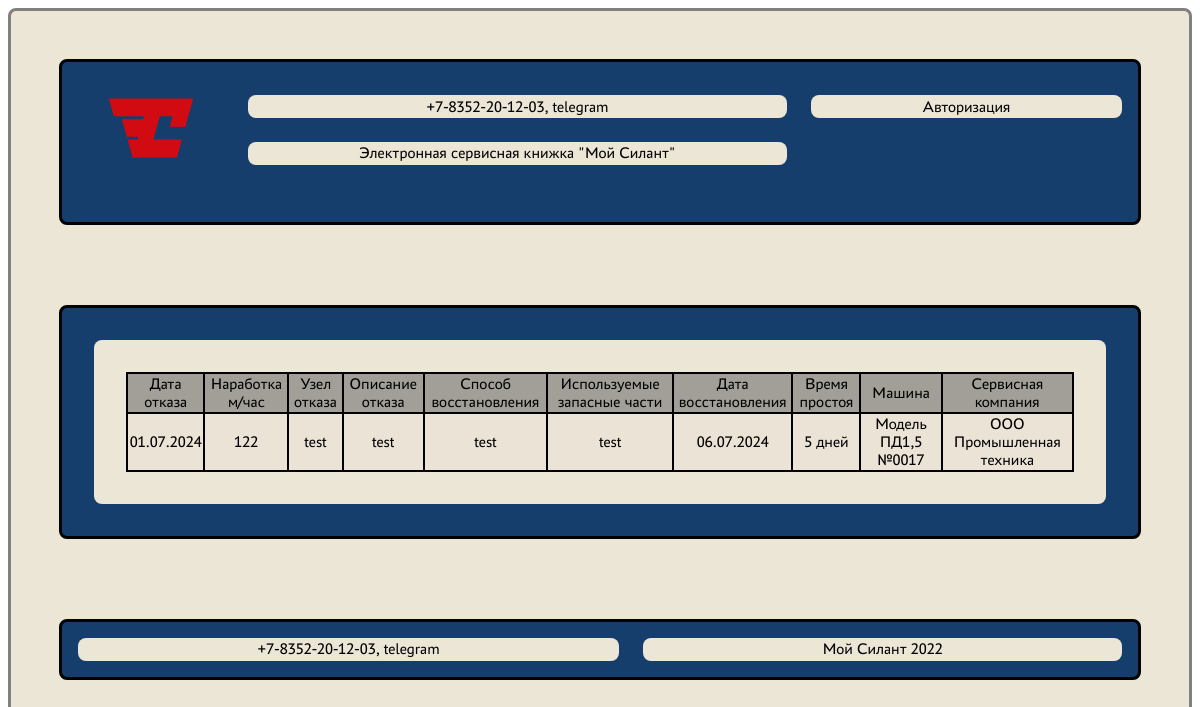
/reclamations/3, run on the app's committed database.
### loader_service/models.py (models this page shows, shortened)
class Reclamation(LifecycleModel):
    workoff_date = models.DateField()
    mileage = models.IntegerField()
    workoff_node = models.CharField(max_length=256)
    workoff_descriprion = models.TextField()
    repair_method = models.CharField(max_length=256)
    used_recovery_kit = models.CharField(max_length=256)
    repair_date = models.DateField(max_length=256)
    dead_time = models.IntegerField(null=True)
    machine = models.ForeignKey(Machine, on_delete=models.CASCADE)
    service_company = models.ForeignKey('ServiceCompany', on_delete=models.CASCADE)
    def __str__(self):
        return f"{self.machine}/{self.workoff_date}/{self.workoff_node}"

class Machine(models.Model):
    equipment_number = models.CharField(max_length=256, unique=True)
    equipment_model = models.ForeignKey('EquipmentModel', on_delete=models.CASCADE)
    engine_model = models.ForeignKey('EngineModel', on_delete=models.CASCADE)
    engine_number = models.CharField(max_length=256)
    transmission_model = models.ForeignKey('TransmissionModel', on_delete=models.CASCADE)
    transmission_number = models.CharField(max_length=256)
    driving_axle_model = models.ForeignKey('DrivingAxleModel', on_delete=models.CASCADE)
    driving_axle_number = models.CharField(max_length=256)
    control_axle_model = models.ForeignKey('ControlAxleModel', on_delete=models.CASCADE)
    control_axle_number = models.CharField(max_length=256)
    shipment_contract = models.CharField(max_length=256)
    shipment_out_date = models.DateField()
    consignee = models.CharField(max_length=256)
    shipment_adress = models.CharField(max_length=256)
    options = models.TextField(blank=True)
    client = models.ForeignKey(Profile, on_delete=models.CASCADE)
    service_company = models.ForeignKey("ServiceCompany", on_delete=models.CASCADE)
    def __str__(self):
        return f'Модель {self.equipment_model} №{self.equipment_number}'

class EquipmentModel(models.Model):
    title = models.CharField(max_length=256)
    description = models.TextField()
    def __str__(self):
        return self.title

class ServiceCompany(models.Model):
    title = models.CharField(max_length=256)
    description = models.TextField()
    profile = models.ForeignKey(Profile, on_delete=models.CASCADE)
    def __str__(self):
        return self.title

### loader_service/views.py (the view)
class ReclamationDetail(DetailView):
    model = Reclamation
    context_object_name = 'reclamation_detail'
    template_name = 'reclamation_detail.html'
    queryset = Reclamation.objects.all()

### templates/reclamation_detail.html (shortened to what this page needs)
{% extends 'flatpages/default.html' %}
{% load static %}
{% load custom_tags %}
{% block body %}
{% if user.role == 'CL' and reclamation_detail.client != user %}
<div>У вас нет доступа для просмотра данной страницы</div>
{% elif user.role == 'SR' and reclamation_detail.service_company.profile != user %}
<div>У вас нет доступа для просмотра данной страницы</div>
{% else %}
        <div>
            <div class="table">
                <table border="1">
                    <tr>
                        <td>Дата отказа</td>
                        <td>Наработка м/час</td>
                        <td>Узел отказа</td>
                        <td>Описание отказа</td>
                        <td>Способ восстановления</td>
                        <td>Используемые запасные части</td>
                        <td>Дата восстановления</td>
                        <td>Время простоя</td>
                        <td>Машина</td>
                        <td>Сервисная компания</td>
                    </tr>
                    <tr>
                        <td>{{ reclamation_detail.workoff_date|date:"d.m.Y" }}</td>
                        <td>{{ reclamation_detail.mileage }}</td>
                        <td>{{ reclamation_detail.workoff_node }}</td>
                        <td>{{ reclamation_detail.workoff_descriprion }}</td>
                        <td>{{ reclamation_detail.repair_method }}</td>
                        <td>{{ reclamation_detail.used_recovery_kit }}</td>
                        <td>{{ reclamation_detail.repair_date|date:"d.m.Y" }}</td>
                        <td>{{ reclamation_detail.dead_time }} дней</td>
                        <td>{{ reclamation_detail.machine }}</td>
                        <td>{{ reclamation_detail.service_company }}</td>
                    </tr>
                </table>
            </div>
        </div>
        {% endif %}
{% endblock body %}

### static/assets/css/main.css (style rules this page uses)
table { background-color: white; border: 2px solid; border-collapse: collapse; }
td { border: 2px solid; border-collapse: collapse; }
body { background-color: white; display: flex; flex-direction: column; height: 100vh; }
.main-panel div { text-align: center; justify-content: center; padding: 0.5em; margin: 1em; background-color: #EBE6D6; border-radius: 0.5em; }
.table { table-layout: auto; background-color: white; width: auto; text-align: center; border-radius: 0.5em; overflow: auto; }
.table tr:first-child { background-color: #a19f97; }
.table tr:nth-child(even) { background-color: #ebe3d6; }

### data on the page
Reclamation: workoff_date "01.07.2024", mileage "122", workoff_node "test", workoff_descriprion "test", repair_method "test", used_recovery_kit "test", repair_date "06.07.2024", dead_time "5", machine "Модель ПД1,5 №0017", service_company "ООО Промышленная техника"
